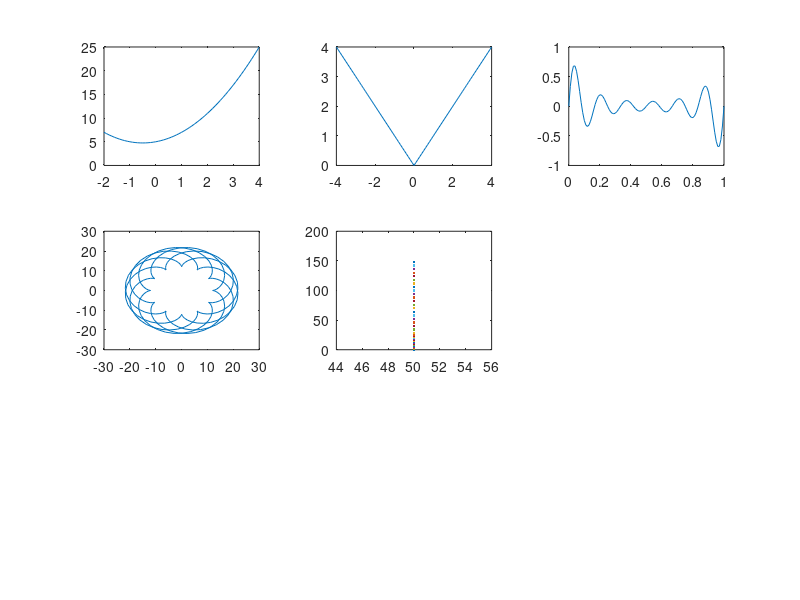

This figure's MATLAB source:
#Exemple
a= [1 2 3] 
b= [4; 5; 6]
c=a * b
d = b'
e=a.*d
f=a.^2
g=a.^d
v = 1:6
w = 2:3:10
y= 10 : -1 : 0
exp(a)
sqrt(a)
h= [-2 -9 8]
k = abs(h)
mean(a)
sum(a)
prod(a)
a= [1 2 3; 4 5 6; -2 0 1]
inv(a)
det(a)
b= [4 8 12;-1 0 5; 2 3 8]
q=b'
c=a*b
d=a.*b
e=a.^2
b= [10 12 20]'
x=a\b
f=abs(a)
m=mean(a)
s=sum(a)
p=prod(a)
max(a)
min(a)
diag(a)
triu(a)
tril(a)
m= [2 3 5; 7 11 13; 17 19 23]
m(2,1)
m(:,1)
m(:,3)
m(2,:)
m(3,:)
m(1,1 : 3)
m(2 : 3,2 : 3)
eye(8)
eye(5,7)
zeros(5,7)
ones(7,9)
magic(3)

#1.1
subplot(3,3,1)
x = -2:0.1:4;
f = x.^2 + x + 5
plot(x,f)
#1.2
subplot(3,3,2)
x = -4:0.1:4
g = abs(x)
plot(x,g)
#1.3
subplot(3,3,3)
x=0:0.01:1
h=exp(10*x.*(x-1)).*sin(12*pi.*x)
plot(x,h)
#2
subplot(3,3,4)
a = 12;
b = 5;
t = 0:0.1:10*pi;
xt=(a+b)*cos(t)-b*cos((a/b+1)*t);
yt=(a+b)*sin(t)-b*sin((a/b+1)*t);
plot(xt,yt)
#3
subplot(3,3,5)
f=zeros(1,51);
for i=0:50
  if mod(i,2) == 0
    f(i + 1) = i/2;
  else
    f(i+1) = 3*i+1;
   endif
endfor
plot(i,f)
